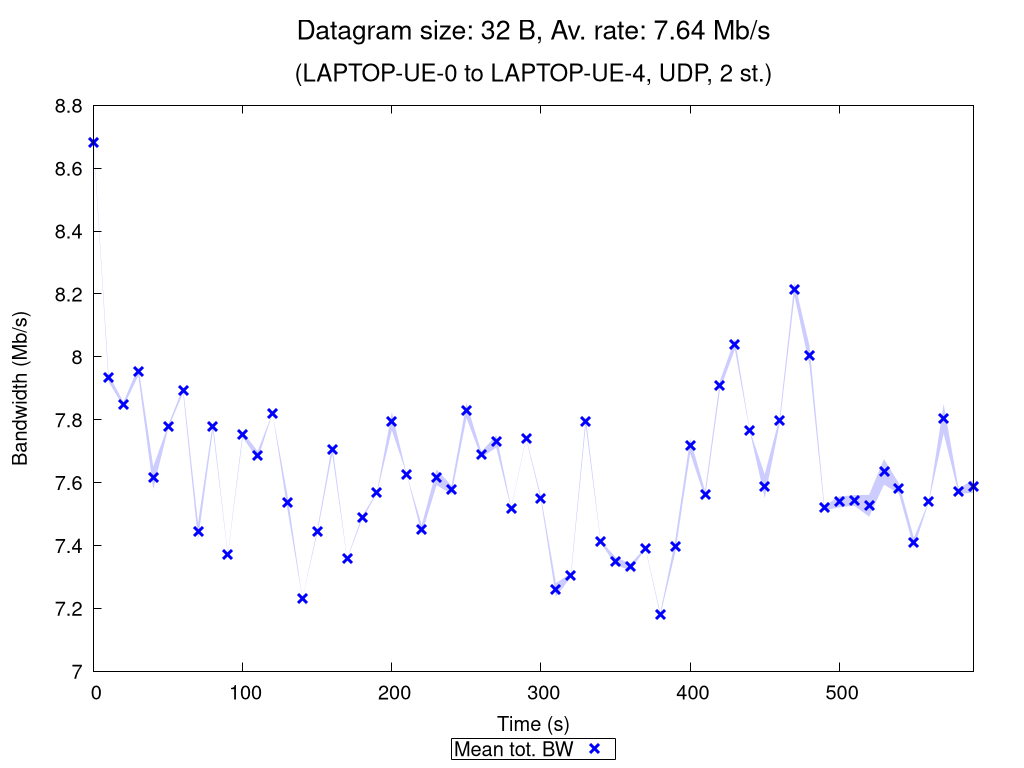

This chart was generated by the following gnuplot code:
set terminal pngcairo nocrop enhanced size 1024,768 font "Verdana,15"
set output "UDP_2_st_2020_10_17_21-14-10_one2two_00032B.png"

set title "{/=20 Datagram size: 32 B, Av. rate: 7.64 Mb/s}\n\n{/=18 (LAPTOP-UE-0 to LAPTOP-UE-4, UDP, 2 st.)}"

set xlabel "Time (s)"
set ylabel "Bandwidth (Mb/s)"
set ytics nomirror
set key bmargin center horizontal box samplen 1 width -1
set bmargin 4.6
set rmargin 4.5

rf = 1000000.0  # rate factor
set style fill transparent solid 0.2 noborder
set autoscale xfix
plot "UDP_2_st_2020_10_17_21-14-10_one2two_00032B_iperf_processed.dat" using 1:($2/rf-$3/rf):($2/rf+$3/rf) with filledcurves lc rgb "blue" notitle, \
     "" using 1:($2/rf) with points pt 2 ps 1.5 lw 3 lc rgb "blue" title "Mean tot. BW", \
